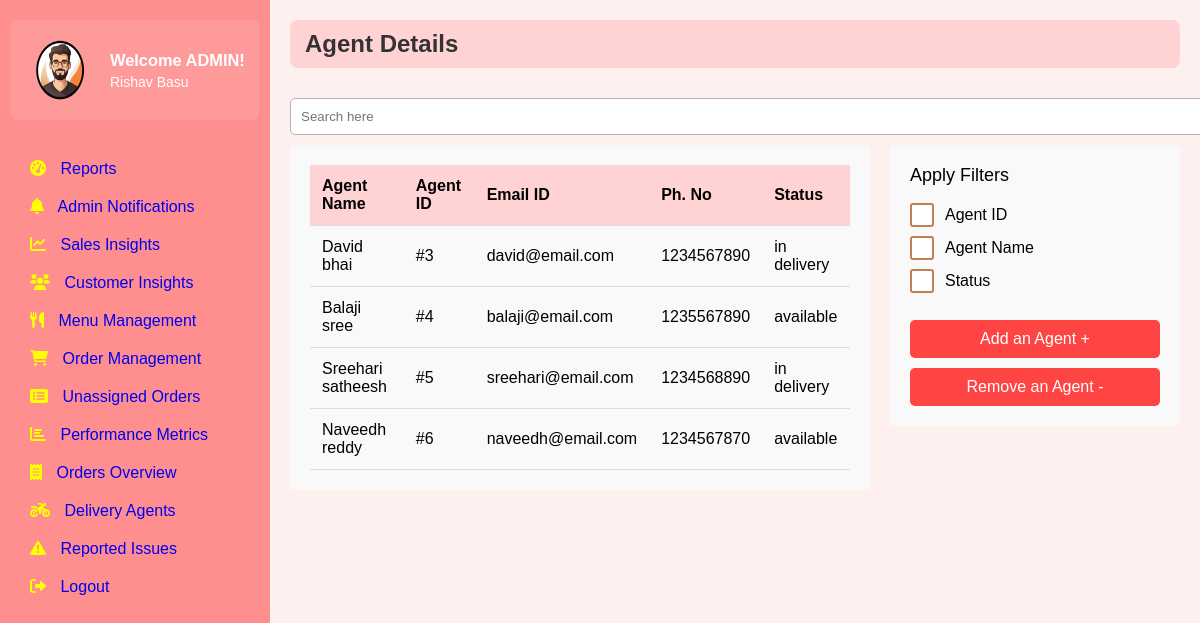
Screenshot of /staff-details (signed in) with the database file from the repository.
### tables this page shows
CREATE TABLE Delivery_agents (
        id INTEGER PRIMARY KEY,
        name TEXT NOT NULL,
        status TEXT NOT NULL,
        FOREIGN KEY (id) REFERENCES Users(user_id),
        FOREIGN KEY (name) REFERENCES Users(full_name)
    );

CREATE TABLE users (
        user_id INTEGER PRIMARY KEY AUTOINCREMENT,
        email TEXT UNIQUE NOT NULL,
        password_hash TEXT NOT NULL,
        full_name TEXT,
        phone_number TEXT,
        created_at TIMESTAMP DEFAULT CURRENT_TIMESTAMP,
        updated_at TIMESTAMP DEFAULT CURRENT_TIMESTAMP,
        last_login TIMESTAMP,
        is_active BOOLEAN DEFAULT TRUE,
        is_admin INTEGER DEFAULT 0,
        is_delivery_boy INTEGER DEFAULT 0,
        role_id INTEGER,
        FOREIGN KEY(role_id) REFERENCES roles(role_id)
    );

### app.py (the view)
@app.route('/staff-details')
def staff_list():
    if not is_admin():
        flash('Access denied. Admins only.', 'error')
        return redirect(url_for('signin'))
    conn = get_db_connection()
    staff_data = {}
    cursor = conn.execute('''
        SELECT da.id, da.name, da.status, u.email, u.phone_number as phone, u.created_at
        FROM Delivery_agents da
        JOIN Users u ON da.id = u.user_id''')
    staff_data = []
    for row in cursor:
        staff_data.append({
            'id': str(row['id']),
            'name': row['name'],
            'email': row['email'],
            'phone': row['phone'],
            'status': row['status']
        })
    conn.close()
    return render_template('staff_list.html', staff_data=staff_data)

### app.py (called while the page is built)
def is_admin():
    user_email = session.get('user')
    if not user_email:
        print("No user in session")
        return False
    conn = get_db()
    cursor = conn.cursor()
    cursor.execute('SELECT is_admin FROM Users WHERE email = ?', (user_email,))
    user = cursor.fetchone()
    conn.close()
    if user:
        print(f"User {user_email} is {'an admin' if user['is_admin'] == 1 else 'not an admin'}")
    return user and user['is_admin'] == 1

@app.teardown_appcontext
def close_connection(exception):
    db = getattr(g, '_database', None)
    if db is not None:
        db.close()

def get_db():
    conn = sqlite3.connect('existing_database.db')
    conn.row_factory = sqlite3.Row
    return conn

def get_db_connection():
    conn = sqlite3.connect("existing_database.db")
    conn.row_factory = sqlite3.Row
    return conn

### templates/staff_list.html (shortened to what this page needs)
{% extends 'base.html' %}
{% block extra_css %}
<link rel="stylesheet" href="{{ url_for('static', filename='css/staff_list.css') }}">
{% endblock %}
{% block content %}
<div class="header">
    <div class="header-content">
    <span class="order-title"><b>Agent Details</b></span>
</div>
</div>
<input type="text" placeholder="Search here" class="search-bar">
<div class="content-wrapper">
    <div class="staff-table">
        <table>
            <thead>
                <tr>
                    <th>Agent Name</th>
                    <th>Agent ID</th>
                    <th>Email ID</th>
                    <th>Ph. No</th>
                    <th>Status</th>
                </tr>
            </thead>
            <tbody>
                {% for staff in staff_data %}
                <tr>
                    <td><a href="{{ url_for('staff_details', agent_id=staff.id) }}" class="staff-name">{{ staff.name }}</a></td>
                    <td>#{{ staff.id }}</td>
                    <td>{{ staff.email }}</td>
                    <td>{{ staff.phone }}</td>
                    <td>{{ staff.status }}</td>
                </tr>
                {% endfor %}
            </tbody>
        </table>
    </div>
    <div class="filters">
        <div class="filter-title">Apply Filters</div>
        <div class="filter-item">
            <label for="agent-id">Agent ID</label>
        </div>
        <div class="filter-item">
            <label for="agent-name">Agent Name</label>
        </div>
        <div class="filter-item">
            <label for="status">Status</label>
        </div>
        <div class="action-buttons">
            <a href="" class="action-button add">Add an Agent +</a>
            <a href="" class="action-button remove">Remove an Agent -</a>
        </div>
    </div>
</div>
{% endblock %}

### templates/base.html (shortened to what this page needs)
<!DOCTYPE html>
<html lang="en">
<head>
    {% block extra_css %}{% endblock %}
    <link rel="stylesheet" href="{{ url_for('static', filename='css/base.css') }}">
    <link rel="stylesheet" href="https://cdnjs.cloudflare.com/ajax/libs/font-awesome/6.0.0-beta3/css/all.min.css">
</head>
<body>
    <div class="container">
        <div class="sidebar">
            <div class="profile">
                <img src="{{ url_for('static', filename='images/admin.png') }}" alt="Admin" class="image">
                <div class="profile-info">
                    <h2>Welcome ADMIN!</h2>
                    <p>Rishav Basu</p>
                </div>
            </div>
            <div class="menu">
                <ul>
                    <li><a href="{{ url_for('reports')}}" data-section="reports"><i class="fas fa-tachometer-alt"></i> Reports</a></li>
                    <li><a href="{{ url_for('admin_notifications')}}" data-section="admin-notifications"><i class="fas fa-bell"></i> Admin Notifications</a></li>
                    <li><a href="{{ url_for('sales_trends')}}" data-section="sales-trends"><i class="fas fa-chart-line"></i> Sales Insights</a></li>
                    <li><a href="{{ url_for('feedback_analysis')}}" data-section="customer-insights"><i class="fas fa-users"></i> Customer Insights</a></li>
                    <li><a href="{{ url_for('admin')}}"><i class="fas fa-utensils"></i> Menu Management</a></li>
                    <li><a href="{{ url_for('order_management')}}"><i class="fas fa-shopping-cart"></i> Order Management</a></li>
                    <li><a href="{{ url_for('unassigned_orders') }}"><i class="fas fa-list-alt"></i> Unassigned Orders</a></li>
                    <li><a href="{{url_for('performance_metrics')}}"><i class="fas fa-chart-bar"></i> Performance Metrics</a></li>
                    <li><a href="{{ url_for('order_overview') }}"><i class="fas fa-receipt"></i> Orders Overview</a></li>
                    <li><a href="{{url_for('staff_list')}}"><i class="fas fa-motorcycle"></i> Delivery Agents</a></li>
                    <li><a href="{{url_for('issues_reported')}}"><i class="fas fa-exclamation-triangle"></i> Reported Issues</a></li>
                    <li><a href="{{url_for('signin')}}"><i class="fas fa-sign-out-alt"></i> Logout</a></li>
                </ul>
            </div>
        </div>
<div class="main-content">
{% block content %}
{% endblock %}
</div>
</body>
</html>

### static/css/staff_list.css (style rules this page uses)
.header { border-radius: 8px; margin-bottom: 20px; margin-left: 20px; display: flex; gap:20px; background-color: #FFD3D3; padding: 10px 5px 10px 5px; }
.order-title { font-size: 24px; color: #333; margin-left: 10px; }
.header-content { justify-content: flex-start !important; }
.search-bar { padding: 10px; width: 100%; max-width: 950px; border: 1px solid #b5b3b3; border-radius: 5px; margin: 10px 0; margin-left: 20px; }
.content-wrapper { display: flex; gap: 20px; }
.staff-table { flex: 1; background-color: #f9f9f9; padding: 20px; border-radius: 5px; margin-left: 20px; }
table { width: 100%; border-collapse: collapse; }
th { background-color: #FFD3D3; }
th, td { padding: 12px; text-align: left; border-bottom: 1px solid #ddd; }
.staff-name { color: #000; text-decoration: none; }
.filters { width: 250px; background-color: #f9f9f9; padding: 20px; border-radius: 5px; height: fit-content; }
.filter-title { font-size: 18px; font-weight: 500; margin-bottom: 20px; }
.filter-item { margin: 15px 0; display: flex; align-items: center; }
.filter-item label { position: relative; padding-left: 35px; cursor: pointer; font-size: 16px; user-select: none; }
.filter-item label:before { content: ''; position: absolute; left: 0; top: 50%; transform: translateY(-50%); width: 20px; height: 20px; border: 2px solid #c17f59; background-color: white; border-radius: 3px; }
.action-buttons { margin-top: 30px; display: flex; flex-direction: column; gap: 10px; }
.action-button { padding: 10px; border: none; border-radius: 5px; color: white; cursor: pointer; text-align: center; text-decoration: none; font-size: 16px; background-color: #ff4444; transition: background-color 0.3s; }

### static/css/base.css (style rules this page uses)
body, h1, p, ul, li { margin: 0; padding: 0; list-style: none; box-sizing: border-box; }
h2 { margin-top: 0; font-size: 24px; }
.profile { display: flex; align-items: center; gap: 15px; padding: 15px; background-color: rgba(255, 255, 255, 0.1); border-radius: 8px; margin-bottom: 30px; }
.image { width: 70px; height: 70px; border-radius: 50%; }
.profile-info h2 { font-size: 16.4px; margin-bottom: 4px; }
.profile-info p { font-size: 14px; }
body { font-family: Arial, sans-serif; background: #ffe6e698; }
.container { display: flex; flex-wrap: nowrap; height: 100vh; position: relative; }
.sidebar { width: 250px; background: rgb(255, 142, 142); color: white; height: 100vh; padding: 20px 10px; transition: width 0.3s ease, background 0.3s ease; position: fixed; left: 0; top: 0; z-index: 100; }
.sidebar .menu ul { padding: 0; }
.sidebar .menu ul li { width: 100%; transition: all 0.3s ease; padding: 10px 20px; }
.sidebar .menu ul li a { display: block; font-size: 16px; transition: font-size 0.3s ease; text-decoration: none; }
.sidebar .menu ul li a i { margin-right: 10px; color: yellow; }
.main-content { flex: 1; padding: 20px; transition: padding 0.3s ease; margin-left: 250px; transition: margin-left 0.3s ease; }
.header { display: flex; justify-content: space-between; align-items: center; margin-bottom: 20px; }

### rows the page displays
Delivery_agents: name "David bhai", id "3", email "david@email.com", phone "1234567890", status "in delivery"
Delivery_agents: name "Balaji sree", id "4", email "balaji@email.com", phone "1235567890", status "available"
Delivery_agents: name "Sreehari satheesh", id "5", email "sreehari@email.com", phone "1234568890", status "in delivery"
Delivery_agents: name "Naveedh reddy", id "6", email "naveedh@email.com", phone "1234567870", status "available"
